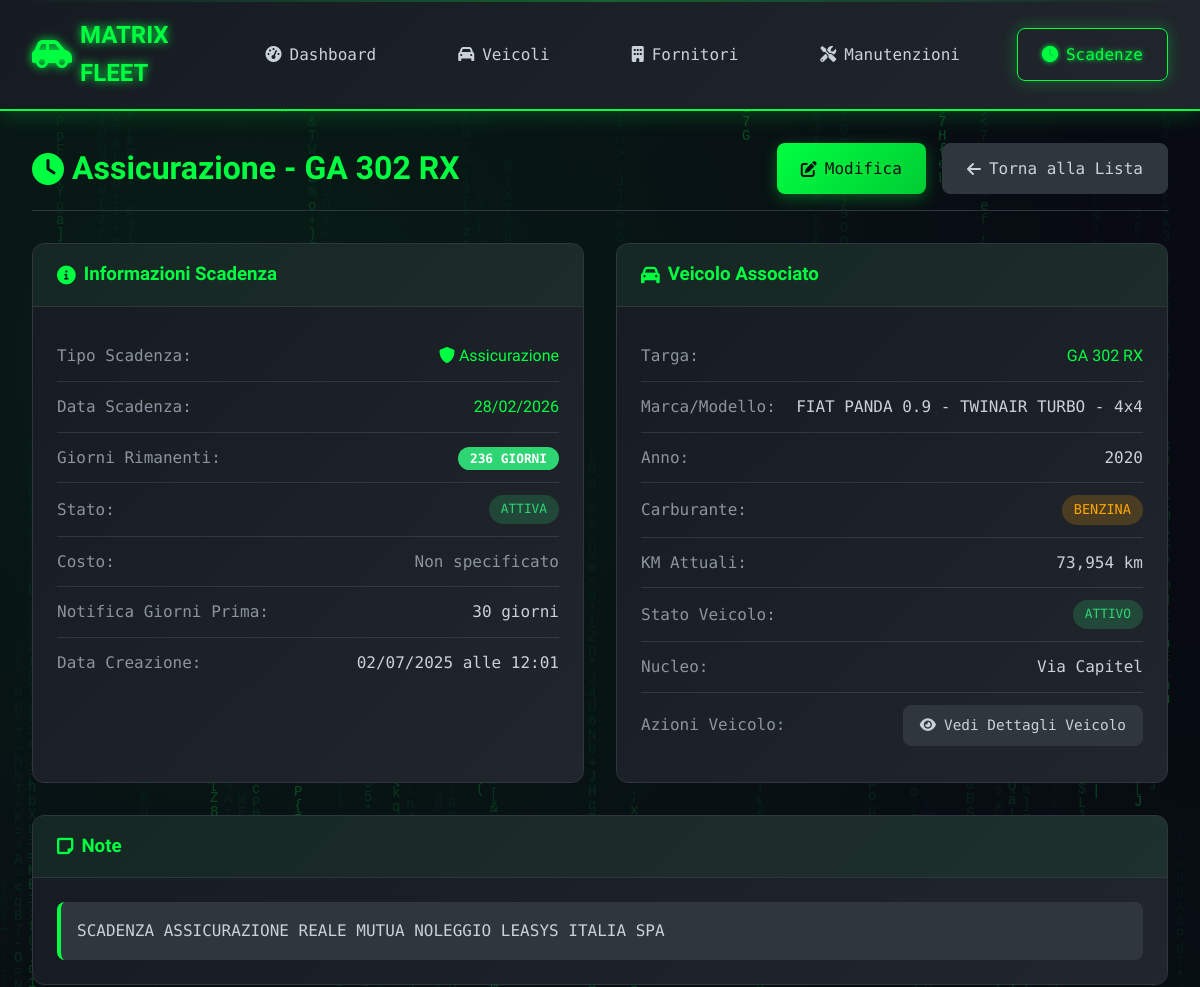
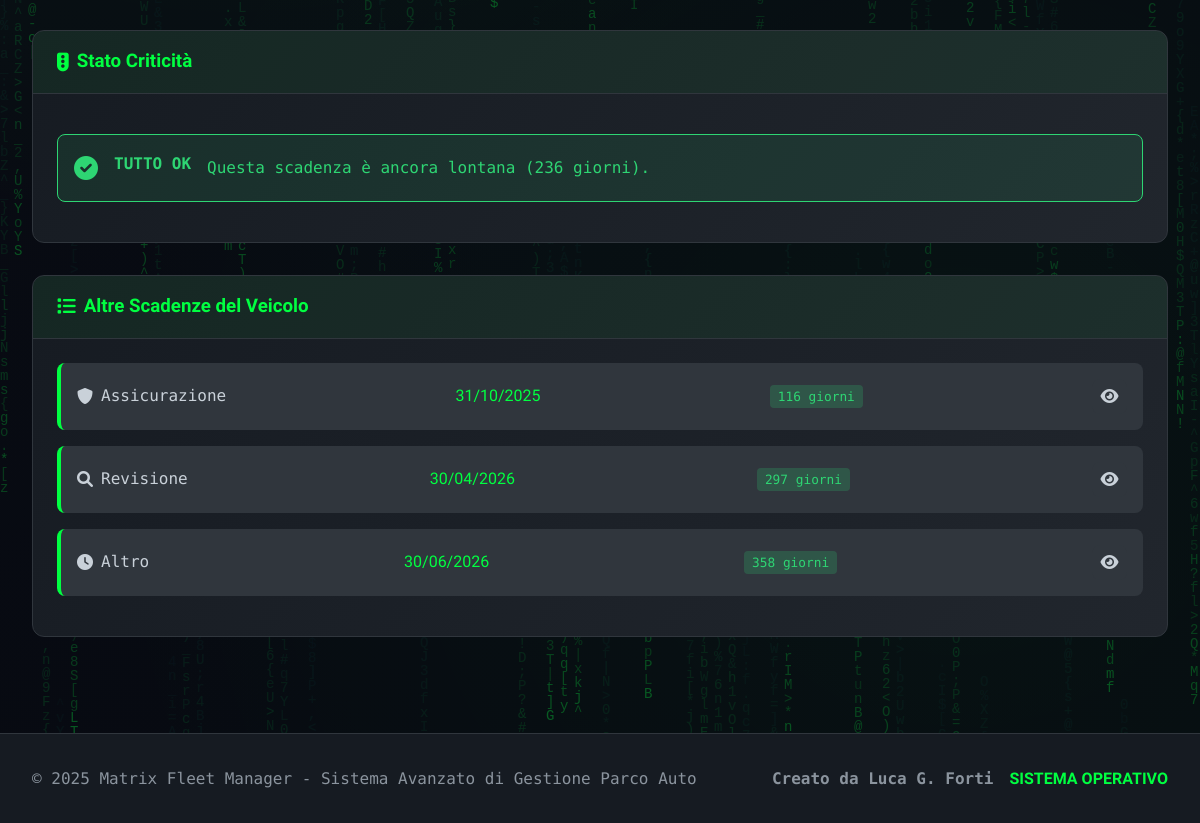
The page /scadenze/dettaglio/3 on the database its author committed (2 pictures, top to bottom).
### app/models.py (models this page shows, shortened)
class Scadenza(db.Model):
    __tablename__ = 'scadenze'
    id = db.Column(db.Integer, primary_key=True)
    veicolo_id = db.Column(db.Integer, db.ForeignKey('veicoli.id'), nullable=False)
    tipo_scadenza = db.Column(db.String(50), nullable=False)
    data_scadenza = db.Column(db.Date, nullable=False)
    costo = db.Column(db.Numeric(10, 2))
    stato = db.Column(db.String(20), default='Attiva')
    note = db.Column(db.Text)
    notifica_giorni = db.Column(db.Integer, default=30)
    nucleo = db.Column(db.String(50), default='Via Capitel')
    data_creazione = db.Column(db.DateTime, default=datetime.utcnow)
    @property
    def giorni_alla_scadenza(self):
        if self.data_scadenza:
            delta = self.data_scadenza - date.today()
            return delta.days
        return None

class Veicolo(db.Model):
    __tablename__ = 'veicoli'
    id = db.Column(db.Integer, primary_key=True)
    targa = db.Column(db.String(10), nullable=False, unique=True)
    marca = db.Column(db.String(50), nullable=False)
    modello = db.Column(db.String(50), nullable=False)
    anno_immatricolazione = db.Column(db.Integer, nullable=False)
    data_immatricolazione = db.Column(db.Date, nullable=False)
    km_attuali = db.Column(db.Integer, default=0)
    carburante = db.Column(db.String(20), nullable=False)
    carburante_personalizzato = db.Column(db.String(50))  # NUOVO CAMPO
    cilindrata = db.Column(db.Integer)
    colore = db.Column(db.String(30))
    stato = db.Column(db.String(20), default='Attivo')
    note = db.Column(db.Text)
    carta_carburante = db.Column(db.String(100))
    pin_carburante = db.Column(db.String(20))
    societa_noleggio_id = db.Column(db.Integer, db.ForeignKey('fornitori.id'))
    nucleo = db.Column(db.String(50), default='Via Capitel')
    data_creazione = db.Column(db.DateTime, default=datetime.utcnow)
    manutenzioni = db.relationship('Manutenzione', backref='veicolo', lazy=True,
                                 order_by='desc(Manutenzione.data_intervento)')
    scadenze = db.relationship('Scadenza', backref='veicolo', lazy=True,
                              order_by='desc(Scadenza.data_scadenza)')
    societa_noleggio = db.relationship('Fornitore', foreign_keys=[societa_noleggio_id])
    @property
    def carburante_display(self):
        return self.carburante_personalizzato if self.carburante_personalizzato else self.carburante

### app/routes/scadenze.py (the view)
@scadenze_bp.route('/dettaglio/<int:id>')
def dettaglio_scadenza(id):
    scadenza = Scadenza.query.get_or_404(id)
    return render_template('scadenze/dettaglio.html', scadenza=scadenza)

### app/templates/scadenze/dettaglio.html (shortened to what this page needs)
{% extends "base.html" %}
{% block content %}
<div class="detail-container">
    <div class="detail-header">
        <h1 class="detail-title">
            <i class="fas fa-clock"></i>
        </h1>
        <div class="detail-actions">
            <a href="{{ url_for('scadenze.modifica_scadenza', id=scadenza.id) }}" class="btn btn-primary">
                <i class="fas fa-edit"></i> Modifica
            </a>
            <a href="{{ url_for('scadenze.index_scadenze') }}" class="btn btn-secondary">
                <i class="fas fa-arrow-left"></i> Torna alla Lista
            </a>
        </div>
    </div>
    <div class="detail-grid">
        <div class="detail-panel">
            <h3><i class="fas fa-info-circle"></i> Informazioni Scadenza</h3>
            <div class="detail-content">
                <div class="detail-row">
                    <span class="detail-label">Tipo Scadenza:</span>
                    <span class="detail-value highlight">
                        <i class="fas fa-{% if scadenza.tipo_scadenza == 'Revisione' %}search{% elif scadenza.tipo_scadenza == 'Assicurazione' %}shield-alt{% elif scadenza.tipo_scadenza == 'Bollo' %}receipt{% else %}clock{% endif %}"></i>
                        {{ scadenza.tipo_scadenza }}
                    </span>
                </div>
                <div class="detail-row">
                    <span class="detail-label">Data Scadenza:</span>
                    <span class="detail-value highlight">{{ scadenza.data_scadenza.strftime('%d/%m/%Y') }}</span>
                </div>
                <div class="detail-row">
                    <span class="detail-label">Giorni Rimanenti:</span>
                    <span class="detail-value">
                        {% if scadenza.giorni_alla_scadenza <= 0 %}
                            <span class="days-badge expired">SCADUTA ({{ scadenza.giorni_alla_scadenza|abs }} giorni fa)</span>
                        {% elif scadenza.giorni_alla_scadenza <= 7 %}
                            <span class="days-badge critical">{{ scadenza.giorni_alla_scadenza }} giorni</span>
                        {% elif scadenza.giorni_alla_scadenza <= 30 %}
                            <span class="days-badge warning">{{ scadenza.giorni_alla_scadenza }} giorni</span>
                        {% else %}
                            <span class="days-badge ok">{{ scadenza.giorni_alla_scadenza }} giorni</span>
                        {% endif %}
                    </span>
                </div>
                <div class="detail-row">
                    <span class="detail-label">Stato:</span>
                    <span class="status-badge status-{{ scadenza.stato.lower() }}">
                        {{ scadenza.stato }}
                    </span>
                </div>
                <div class="detail-row">
                    <span class="detail-label">Costo:</span>
                    <span class="detail-value">
                        {% if scadenza.costo %}
                            <span class="cost-value">€{{ "%.2f"|format(scadenza.costo) }}</span>
                        {% else %}
                            <span class="text-muted">Non specificato</span>
                        {% endif %}
                    </span>
                </div>
                <div class="detail-row">
                    <span class="detail-label">Notifica Giorni Prima:</span>
                    <span class="detail-value">{{ scadenza.notifica_giorni }} giorni</span>
                </div>
                <div class="detail-row">
                    <span class="detail-label">Data Creazione:</span>
                    <span class="detail-value">{{ scadenza.data_creazione.strftime('%d/%m/%Y alle %H:%M') }}</span>
                </div>
            </div>
        </div>
        <div class="detail-panel">
            <h3><i class="fas fa-car"></i> Veicolo Associato</h3>
            <div class="detail-content">
                <div class="detail-row">
                    <span class="detail-label">Targa:</span>
                    <span class="detail-value highlight">{{ scadenza.veicolo.targa }}</span>
                </div>
                <div class="detail-row">
                    <span class="detail-label">Marca/Modello:</span>
                    <span class="detail-value">{{ scadenza.veicolo.marca }} {{ scadenza.veicolo.modello }}</span>
                </div>
                <div class="detail-row">
                    <span class="detail-label">Anno:</span>
                    <span class="detail-value">{{ scadenza.veicolo.anno_immatricolazione }}</span>
                </div>
                <div class="detail-row">
                    <span class="detail-label">Carburante:</span>
                    <span class="badge badge-{{ scadenza.veicolo.carburante.lower() }}">{{ scadenza.veicolo.carburante_display }}</span>
                </div>
                <div class="detail-row">
                    <span class="detail-label">KM Attuali:</span>
                    <span class="detail-value">{{ "{:,}".format(scadenza.veicolo.km_attuali) }} km</span>
                </div>
                <div class="detail-row">
                    <span class="detail-label">Stato Veicolo:</span>
                    <span class="status-badge status-{{ scadenza.veicolo.stato.lower().replace(' ', '-') }}">
                        {{ scadenza.veicolo.stato }}
                    </span>
                </div>
                <div class="detail-row">
                    <span class="detail-label">Nucleo:</span>
                    <span class="detail-value">{{ scadenza.veicolo.nucleo }}</span>
                </div>
                <div class="detail-row">
                    <span class="detail-label">Azioni Veicolo:</span>
                    <span class="detail-value">
                        <a href="{{ url_for('veicoli.dettaglio_veicolo', id=scadenza.veicolo.id) }}" class="btn btn-secondary btn-sm">
                            <i class="fas fa-eye"></i> Vedi Dettagli Veicolo
                        </a>
                    </span>
                </div>
            </div>
        </div>
        {% if scadenza.note %}
        <div class="detail-panel full-width">
            <h3><i class="fas fa-sticky-note"></i> Note</h3>
            <div class="detail-content">
                <p class="note-text">{{ scadenza.note }}</p>
            </div>
        </div>
        {% endif %}
        <div class="detail-panel full-width">
            <h3><i class="fas fa-traffic-light"></i> Stato Criticità</h3>
            <div class="detail-content">
                {% if scadenza.giorni_alla_scadenza <= 0 %}
                    <div class="alert-box critical">
                        <i class="fas fa-exclamation-triangle"></i>
                        <strong>SCADENZA SUPERATA!</strong>
                        <p>Questa scadenza è scaduta {{ scadenza.giorni_alla_scadenza|abs }} giorni fa. Intervento urgente richiesto!</p>
                    </div>
                {% elif scadenza.giorni_alla_scadenza <= 7 %}
                    <div class="alert-box warning">
                        <i class="fas fa-clock"></i>
                        <strong>SCADENZA CRITICA!</strong>
                        <p>Questa scadenza scadrà tra {{ scadenza.giorni_alla_scadenza }} giorni. Pianificare intervento.</p>
                    </div>
                {% elif scadenza.giorni_alla_scadenza <= 30 %}
                    <div class="alert-box info">
                        <i class="fas fa-info-circle"></i>
                        <strong>ATTENZIONE</strong>
                        <p>Questa scadenza scadrà tra {{ scadenza.giorni_alla_scadenza }} giorni. Tenere sotto controllo.</p>
                    </div>
                {% else %}
                    <div class="alert-box success">
                        <i class="fas fa-check-circle"></i>
                        <strong>TUTTO OK</strong>
                        <p>Questa scadenza è ancora lontana ({{ scadenza.giorni_alla_scadenza }} giorni).</p>
                    </div>
                {% endif %}
            </div>
        </div>
        <div class="detail-panel full-width">
            <h3><i class="fas fa-list"></i> Altre Scadenze del Veicolo</h3>
            <div class="detail-content">
                {% set altre_scadenze = scadenza.veicolo.scadenze|rejectattr('id', 'equalto', scadenza.id)|list %}
                {% if altre_scadenze %}
                    <div class="scadenze-list">
                        {% for altra_scadenza in altre_scadenze|sort(attribute='data_scadenza') %}
                        <div class="scadenza-item {% if altra_scadenza.giorni_alla_scadenza <= 7 %}urgent{% endif %}">
                            <div class="scadenza-type">
                                <i class="fas fa-{% if altra_scadenza.tipo_scadenza == 'Revisione' %}search{% elif altra_scadenza.tipo_scadenza == 'Assicurazione' %}shield-alt{% elif altra_scadenza.tipo_scadenza == 'Bollo' %}receipt{% else %}clock{% endif %}"></i>
                                {{ altra_scadenza.tipo_scadenza }}
                            </div>
                            <div class="scadenza-date">{{ altra_scadenza.data_scadenza.strftime('%d/%m/%Y') }}</div>
                            <div class="scadenza-status">
                                {% if altra_scadenza.giorni_alla_scadenza <= 0 %}
                                    <span class="status-expired">SCADUTA</span>
                                {% elif altra_scadenza.giorni_alla_scadenza <= 7 %}
                                    <span class="status-critical">{{ altra_scadenza.giorni_alla_scadenza }} giorni</span>
                                {% else %}
                                    <span class="status-ok">{{ altra_scadenza.giorni_alla_scadenza }} giorni</span>
                                {% endif %}
                            </div>
                            <div class="scadenza-actions">
                                <a href="{{ url_for('scadenze.dettaglio_scadenza', id=altra_scadenza.id) }}" class="btn-action" title="Visualizza">
                                    <i class="fas fa-eye"></i>
                                </a>
                            </div>
                        </div>
                        {% endfor %}
                    </div>
                {% else %}
                    <div class="empty-state">
                        <i class="fas fa-clock"></i>
                        <p>Nessun'altra scadenza per questo veicolo</p>
                    </div>
                {% endif %}
            </div>
        </div>
    </div>
</div>
{% endblock %}

### app/templates/scadenze/dettaglio.html (style rules this page uses)
.alert-box { padding: 1rem; border-radius: 8px; display: flex; align-items: center; gap: 1rem; margin: 1rem 0; }
.alert-box.success { background: rgba(46, 213, 115, 0.1); border: 1px solid var(--matrix-success); color: var(--matrix-success); }
.alert-box i { font-size: 1.5rem; }
.alert-box strong { display: block; margin-bottom: 0.5rem; }
.btn-sm { padding: 0.5rem 1rem; font-size: 0.9rem; }
.scadenza-item { display: flex; justify-content: space-between; align-items: center; padding: 1rem; background: var(--matrix-light-gray); border-radius: 8px; border-left: 4px solid var(--matrix-green); margin-bottom: 1rem; }
.scadenza-actions { display: flex; gap: 0.5rem; }

### rows shown on the page
Scadenza: tipo_scadenza "Assicurazione", data_scadenza "28/02/2026", giorni_alla_scadenza "236", stato "ATTIVA", notifica_giorni "30", data_creazione "02/07/2025 alle 12:01", note "SCADENZA ASSICURAZIONE REALE MUTUA NOLEGGIO LEASYS ITALIA SPA"
Veicolo: veicolo.targa "GA 302 RX", veicolo.marca "FIAT PANDA", veicolo.modello "0.9 - TWINAIR TURBO - 4x4", veicolo.anno_immatricolazione "2020", veicolo.carburante_display "BENZINA", veicolo.km_attuali "73,954", veicolo.stato "ATTIVO", veicolo.nucleo "Via Capitel"
Scadenza: tipo_scadenza "Assicurazione", data_scadenza "31/10/2025", giorni_alla_scadenza "116"
Scadenza: tipo_scadenza "Revisione", data_scadenza "30/04/2026", giorni_alla_scadenza "297"
Scadenza: tipo_scadenza "Altro", data_scadenza "30/06/2026", giorni_alla_scadenza "358"
